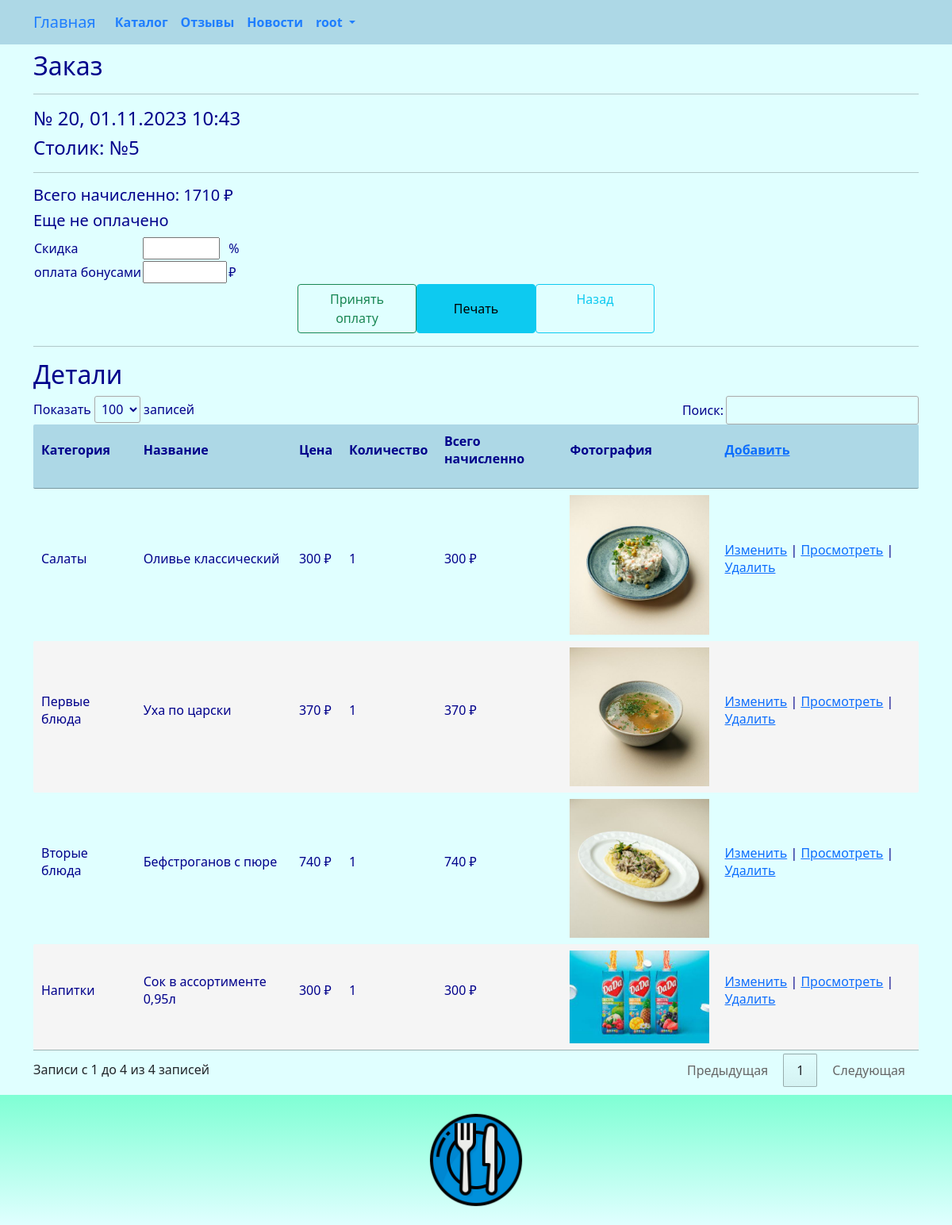
The app's page /detailing/index/20/ (signed in) with its own data.
### star/models.py (models this page shows, shortened)
class Bill(models.Model):
    dateb = models.DateTimeField(_('bill_date'), auto_now_add=True)
    client = models.ForeignKey(Client, related_name='bill_client', on_delete=models.CASCADE)
    place = models.CharField(_('place'), max_length=32)
    comments = models.TextField(_('bill_comments'), blank=True, null=True)
    total = models.DecimalField(_('total'), max_digits=9, decimal_places=2, blank=True, null=True)
    discount = models.IntegerField(_('discount'), default=0)
    bonus = models.DecimalField(_('bonus'), max_digits=9, decimal_places=2, blank=True, null=True)
    amount = models.DecimalField(_('amount'), max_digits=9, decimal_places=2, blank=True, null=True)
    class Meta:
        db_table = 'bill'
        indexes = [
            models.Index(fields=['dateb']),
        ]
        ordering = ['dateb']

class Detailing(models.Model):
    bill = models.ForeignKey(Bill, related_name='detailing_bill', on_delete=models.CASCADE)
    catalog = models.ForeignKey(Catalog, related_name='detailing_catalog', on_delete=models.CASCADE)
    price = models.DecimalField(_('price'), max_digits=9, decimal_places=2)
    quantity = models.IntegerField(_('quantity'), default=1)
    class Meta:
        db_table = 'detailing'
        indexes = [
            models.Index(fields=['bill']),
            models.Index(fields=['catalog']),
        ]
        ordering = ['bill']
    @property
    def total(self):
        return '%f' % (self.price*self.quantity)

class Catalog(models.Model):
    category = models.ForeignKey(Category, related_name='catalog_category', on_delete=models.CASCADE)
    title = models.CharField(_('catalog_title'), max_length=255)
    details = models.TextField(_('catalog_details'), blank=True, null=True)
    price = models.DecimalField(_('price'), max_digits=9, decimal_places=2)
    availability = models.BooleanField(_('availability'), default=True)
    photo = models.ImageField(_('photo'), upload_to='images/', blank=True, null=True)
    class Meta:
        db_table = 'catalog'
        indexes = [
            models.Index(fields=['title']),
        ]
        ordering = ['title']

class Category(models.Model):
    title = models.CharField(_('category_title'), max_length=128, unique=True)
    class Meta:
        db_table = 'category'
    def __str__(self):
        return "{}".format(self.title)

### star/views.py (the view, shortened to what this page needs)
# urls.py: path('detailing/index/<int:bill_id>/', views.detailing_index, name='detailing_index'),
@login_required
@group_required("Managers")
def detailing_index(request, bill_id):
    try:
        bill = Bill.objects.get(id=bill_id)
        detailing = Detailing.objects.filter(bill_id=bill_id)
        return render(request, "detailing/index.html", {"detailing": detailing, "bill": bill, "bill_id": bill_id})
    except Exception as exception:
        print(exception)
        return HttpResponse(exception)

### star/views.py (called while the page is built)
def group_required(*group_names):
    def in_groups(u):
        if u.is_authenticated:
            if bool(u.groups.filter(name__in=group_names)) | u.is_superuser:
                return True
        return False
    return user_passes_test(in_groups, login_url='403')

### templates/detailing/index.html (shortened to what this page needs)
{% extends "base.html" %}
{% load i18n %}
{% load static %}
{% block content %}
<div id="print_content">
	<h2>{% trans "bill" %}</h2>
	<hr>
	<h4>№ {{ bill.id  }}, {{ bill.dateb | date:"d.m.Y H:i"}}</h4>
	<h4>{% trans "place" %}: {{ bill.place  }}</h4>
	<hr>
	<h5>{% trans "total" %}: {{ bill.total | stringformat:"1.0f" }} ₽</h5>
	{% if bill.amount > 0 %}
		<h5>{% trans "discount" %}: {{ bill.discount }} %</h5>
		<h5>{% trans "bonus" %}: {{ bill.bonus | stringformat:"1.0f" }} ₽</h5>
		<h5>{% trans "amount" %}: {{ bill.amount | stringformat:"1.0f" }} ₽</h5>
	{% else %}
		<h5>{% trans "not yet paid" %}</h5>
		<form method="post" enctype="multipart/form-data" class="hide_for_print_element">
			<table>
				<tr>
					<td>
						<label for="id_discount">{% trans "discount" %}</label>
					</td>
					<td>
						<input type="number" name="discount" size="10" min="0" max="100" step="1" id="id_discount" value="{{ discount }}">
					</td>
					<td>
						<label>%</label>
					</td>
				</tr>
				<tr>
					<td>
						<label for="id_bonus">{% trans "payment by bonuses" %}</label>
					</td>
					<td>
						<input type="number" name="bonus" size="10" min="0" max="1000" step="50" id="id_bonus" value="{{ bonus }}">
					</td>
					<td>
						<label>₽</label>
					</td>
				</tr>
			</table>
			<div class="row justify-content-center">
				<button onclick="return confirm('Принять оплату?')" type="submit" name="accept" class="btn btn-outline-success" style="width:150px" >{% trans "Accept payment" %}</button>
				<button class="btn btn-info" name = "print" id ="print" onclick='printDiv("print_content")' style="text-align: center;width:150px">Печать</button>
				<a class="btn btn-outline-info" style="width:150px" href="{% url 'bill_index'%}">{% trans "Back" %}</a>
			</div>
		</form>
	{% endif %}
	<hr>
	<h2>{% trans "detailing" %}</h2>
	{% if detailing.count > 0 %}
	<div class="row" id="print_content">
		<table id="myTable" class="table-manager" style="width:100%">
			<thead>
				<tr>
					<th><p>{% trans "category" %}</p></th>
					<th><p>{% trans "title" %}</p></th>
					<th><p>{% trans "price" %}</p></th>
					<th><p>{% trans "quantity" %}</p></th>
					<th><p>{% trans "total" %}</p></th>
					<th class="hide_for_print_element"><p>{% trans "photo" %}</p></th>
					<th class="hide_for_print_element"><p><a href="{% url 'detailing_create' bill_id %}">{% if bill.amount == 0 %}{% trans "Add" %} {% endif %}</a></p></th>
				</tr>
			</thead>
			<tbody>
				{% for p in detailing %}
				<tr>
					<td>
						<p>{{ p.catalog.category }}</p>
					</td>
					<td>
						<p>{{ p.catalog.title }}</p>
					</td>
					<td>
						<p>{{ p.price | stringformat:"1.0f" }} ₽</p>
					</td>
					<td>
						<p>{{ p.quantity }}</p>
					</td>
					<td>
						<p>{{ p.total  | floatformat:0 }} ₽</p>
					</td>
					<td class="hide_for_print_element">
						{% if p.catalog.photo.url != None %}
							<img style="width:100%; max-width:200px;" src="{{ p.catalog.photo.url}}" alt="{{ p.photo.url }}" >
						{% endif %}
					</td>
					<td class="hide_for_print_element">
						<p>
						{% if bill.amount == 0 %}
						<a  href="{% url 'detailing_edit' p.id bill_id %}">{% trans "Change" %}</a> |
						<a href="{% url 'detailing_read' p.id bill_id %}">{% trans "View" %}</a> |
						<a onclick="return confirm('Удалить запись?')" href="{% url 'detailing_delete' p.id bill_id %}">{% trans "Delete" %}</a>
						{% endif %}
						</p>
					</td>
				</tr>
				{% endfor %}
			</tbody>
		</table>
	</div>
	{% else %}
	<a href="{% url 'detailing_create' bill_id %}">{% trans "Add" %}</a>
	{% endif %}
</div>
{% endblock content %}

### templates/base.html (shortened to what this page needs)
{% load static %}
{% load i18n %}
<html>
<head>
	<link href="https://cdn.jsdelivr.net/npm/bootstrap@5.0.2/dist/css/bootstrap.min.css" rel="stylesheet">
	<link rel="stylesheet" href="{% static 'css/styles.css' %}" />
	<link rel="stylesheet" href="{% static 'css/choosen.css' %}" />
</head>
<nav class="navbar navbar-expand-lg justify-content-center">
	<div class="container">
		<div class="collapse navbar-collapse" id="mainMenu">
			<ul class="navbar-nav me-auto mb-2 mb-lg-0">
				<a class="navbar-brand" href="{{ HTTP_HOST }}/">{% trans "Home" %}</a>
				<li class="nav-item">
					<a class="nav-link" href="{% url 'catalog_list' %}">{% trans "catalog" %}</a>
				</li>
				<li class="nav-item">
					<a class="nav-link" href="{% url 'review_list' %}">{% trans "reviews" %}</a>
				</li>
				<li class="nav-item">
					<a class="nav-link" href="{% url 'news_list' %}">{% trans "newss" %}</a>
				</li>
				{% if user.is_authenticated %}
				<li class="nav-item dropdown">
					<a class="nav-link dropdown-toggle" href="#" id="navbarDropdown" role="button" data-bs-toggle="dropdown" aria-expanded="false">
						{{ user.username }}
					</a>
				</li>
				{% else %}
				<form class="form-inline ml-auto">
					<a href="{% url 'login' %}" class="btn btn-outline-secondary">{% trans "Log In" %}</a>
				</form>
				{% endif %}
			</ul>
		</div>
	</div>
</nav>
<body>
	<div class="container">
		{% block content%}{% endblock content %}
	</div>
</body>
<footer class="container-fluid text-center bg-lightgray">
	<div class="copyrights">
		<img src="{% static 'images/logo.png' %}" alt="logo" style="height:144px; padding: 10px;">
	</div>
</footer>
<link rel="stylesheet" href="https://cdn.datatables.net/1.11.2/css/jquery.dataTables.min.css">
<link href="{% static 'css/jquery.fancybox.min.css' %}" rel="stylesheet">
</html>

### static/css/styles.css (style rules this page uses)
:root { --navbar-background-color: LightBlue; --navbar-text-color: #1F7EFE; --main-background-color-light: LightCyan; --main-background-color-dark: LightBlue; --main-text-color: DarkBlue; --main-header-color: DarkBlue; --main-text-attention-color: Purple; --footer-background-color-light: LightCyan; --footer-background-color-dark: Aquamarine; --footer-text-color: Teal; --card-background-color-light: LightCyan; --card-background-color-dark: LightBlue; --card-text-color: SeaGreen; --table-background-color-light: LightCyan; --table-background-color-dark: #F5F5F5; --table-text-color: DarkBlue; --star-size: 30px; --star-color: LightYellow; --star-background: Yellow ; }
.navbar { background-color: var(--navbar-background-color); color: var(--navbar-text-color); }
.navbar .navbar-nav, .navbar .navbar-nav .navbar-text { color: var(--navbar-text-color); }
.navbar ul { background-color: var(--navbar-background-color); color: var(--navbar-text-color); }
.navbar li { background-color: var(--navbar-background-color); color: var(--navbar-text-color); }
.navbar a { background-color: var(--navbar-background-color); color: var(--navbar-text-color); }
.navbar-brand { background-color: var(--navbar-background-color); color: var(--navbar-text-color); }
.nav-item { background-color: var(--navbar-background-color); color: var(--navbar-text-color); font-weight: bold; }
body { background-color: var(--main-background-color-light); }
h1, h2, h3, h4, h5, h6 { color: var(--main-header-color); }
p, ul, li, label { color: var(--main-text-color); }
.table-manager tbody { width: 100%; background-color: var(--main-background-color-light); border: none; margin-top: 20px; margin-bottom: 20px; }
.table-manager thead th { background-color: var(--main-background-color-dark); color: var(--main-text-color); font-weight: bold; text-align: left; padding: 10px; }
.table-manager thead tr th:first-child { border-radius: 2px 0 0 2px; }
.table-manager thead tr th:last-child { border-radius: 0 2px 2px 0; }
.table-manager tbody td { text-align: left; border: none; padding: 5px 5px; vertical-align: top; }
.table-manager tbody tr:nth-child(odd) { background: var(--table-background-color-light); }
.table-manager tbody tr:nth-child(even) { background: var(--table-background-color-dark); }
.table-manager tbody tr td:first-child { border-radius: 2px 0 0 2px; }
.table-manager tbody tr td:last-child { border-radius: 0 2px 2px 0; }
footer { background-image: linear-gradient(top, var(--footer-background-color-dark), var(--footer-background-color-light)); background-image: -o-linear-gradient(top, var(--footer-background-color-dark), var(--footer-background-color-light)); background-image: -moz-linear-gradient(top, var(--footer-background-color-dark), var(--footer-background-color-light)); background-image: -webkit-linear-gradient(top, var(--footer-background-color-dark), var(--footer-background-color-light)); margin-top: 10px; padding: 10px; }

### records on screen
Bill: id "20", dateb "01.11.2023 10:43", place "№5", total "1710"
Detailing: catalog.category "Салаты", catalog "Оливье классический", price "300", quantity "1", total "300", catalog.photo (picture)
Detailing: catalog.category "Первые блюда", catalog "Уха по царски", price "370", quantity "1", total "370", catalog.photo (picture)
Detailing: catalog.category "Вторые блюда", catalog "Бефстроганов с пюре", price "740", quantity "1", total "740", catalog.photo (picture)
Detailing: catalog.category "Напитки", catalog "Сок в ассортименте 0,95л", price "300", quantity "1", total "300", catalog.photo (picture)

### other values on screen
{{ user.username }} "root"
